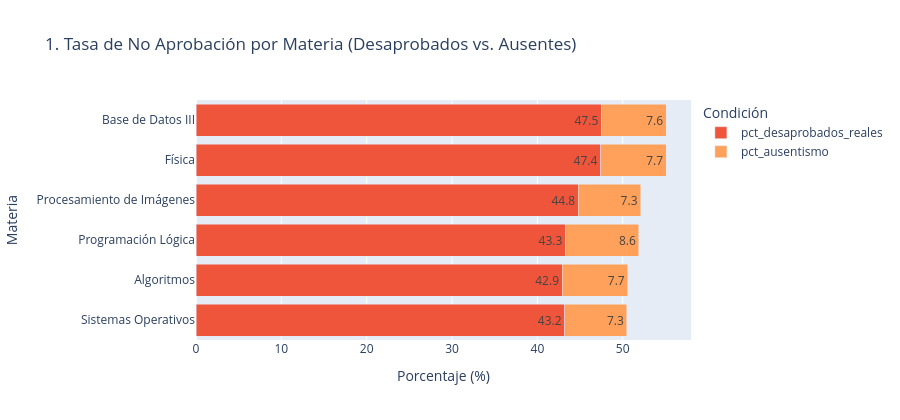

Notebook code for this chart:
### Markdown cell above
Gráfico 1 — Barras de Desaprobación por Materia

### Code cell
fig1 = px.bar(
    df_materias,
    x=["pct_desaprobados_reales", "pct_ausentismo"],
    y="nombre_materia",
    orientation="h",
    title="1. Tasa de No Aprobación por Materia (Desaprobados vs. Ausentes)",
    labels={"value": "Porcentaje (%)", "nombre_materia": "Materia", "variable": "Condición"},
    color_discrete_map={"pct_desaprobados_reales": "#ef553b", "pct_ausentismo": "#ffa15a"},
    text_auto=".1f"
)
fig1.update_layout(barmode="stack", yaxis={"categoryorder": "total ascending"}, height=420)
fig1.show()

### Figure 1 — Plotly figure (JSON) as saved in the notebook; plotly's stock layout.template omitted (floating-point values rounded to 4 significant figures)
{"data": [{"hovertemplate": "Condición=pct_desaprobados_reales<br>Porcentaje (%)=%{x}<br>Materia=%{y}<extra></extra>", "legendgroup": "pct_desaprobados_reales", "marker": {"color": "#ef553b", "pattern": {"shape": ""}}, "name": "pct_desaprobados_reales", "orientation": "h", "showlegend": true, "textposition": "auto", "texttemplate": "%{x:.1f}", "type": "bar", "x": [47.4, 47.5, 44.8, 43.3, 42.9, 43.2], "xaxis": "x", "y": ["Física", "Base de Datos III", "Procesamiento de Imágenes", "Programación Lógica", "Algoritmos", "Sistemas Operativos"], "yaxis": "y"}, {"hovertemplate": "Condición=pct_ausentismo<br>Porcentaje (%)=%{x}<br>Materia=%{y}<extra></extra>", "legendgroup": "pct_ausentismo", "marker": {"color": "#ffa15a", "pattern": {"shape": ""}}, "name": "pct_ausentismo", "orientation": "h", "showlegend": true, "textposition": "auto", "texttemplate": "%{x:.1f}", "type": "bar", "x": [7.7, 7.6, 7.3, 8.6, 7.7, 7.3], "xaxis": "x", "y": ["Física", "Base de Datos III", "Procesamiento de Imágenes", "Programación Lógica", "Algoritmos", "Sistemas Operativos"], "yaxis": "y"}], "layout": {"barmode": "stack", "height": 420, "legend": {"title": {"text": "Condición"}, "tracegroupgap": 0}, "title": {"text": "1. Tasa de No Aprobación por Materia (Desaprobados vs. Ausentes)"}, "xaxis": {"anchor": "y", "domain": [0, 1], "title": {"text": "Porcentaje (%)"}}, "yaxis": {"anchor": "x", "categoryorder": "total ascending", "domain": [0, 1], "title": {"text": "Materia"}}}}
